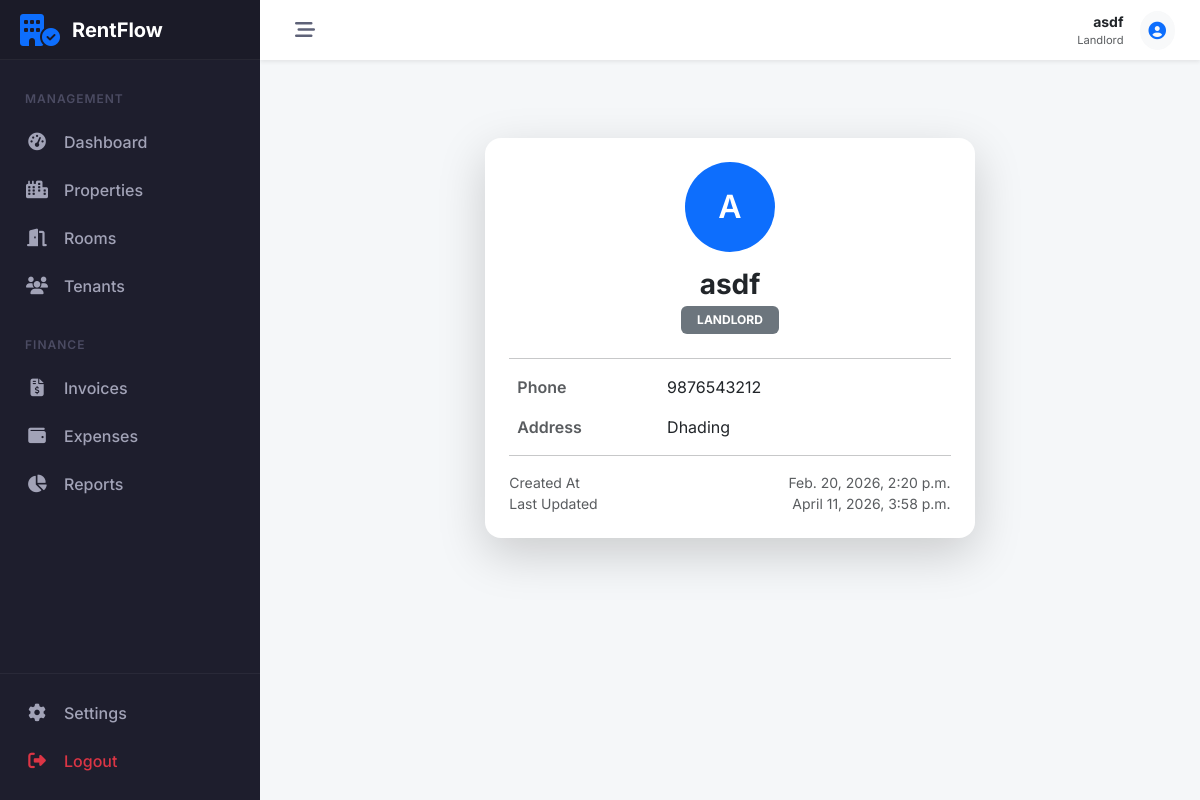
Before: /profile/2/ (signed in) with the older database file.
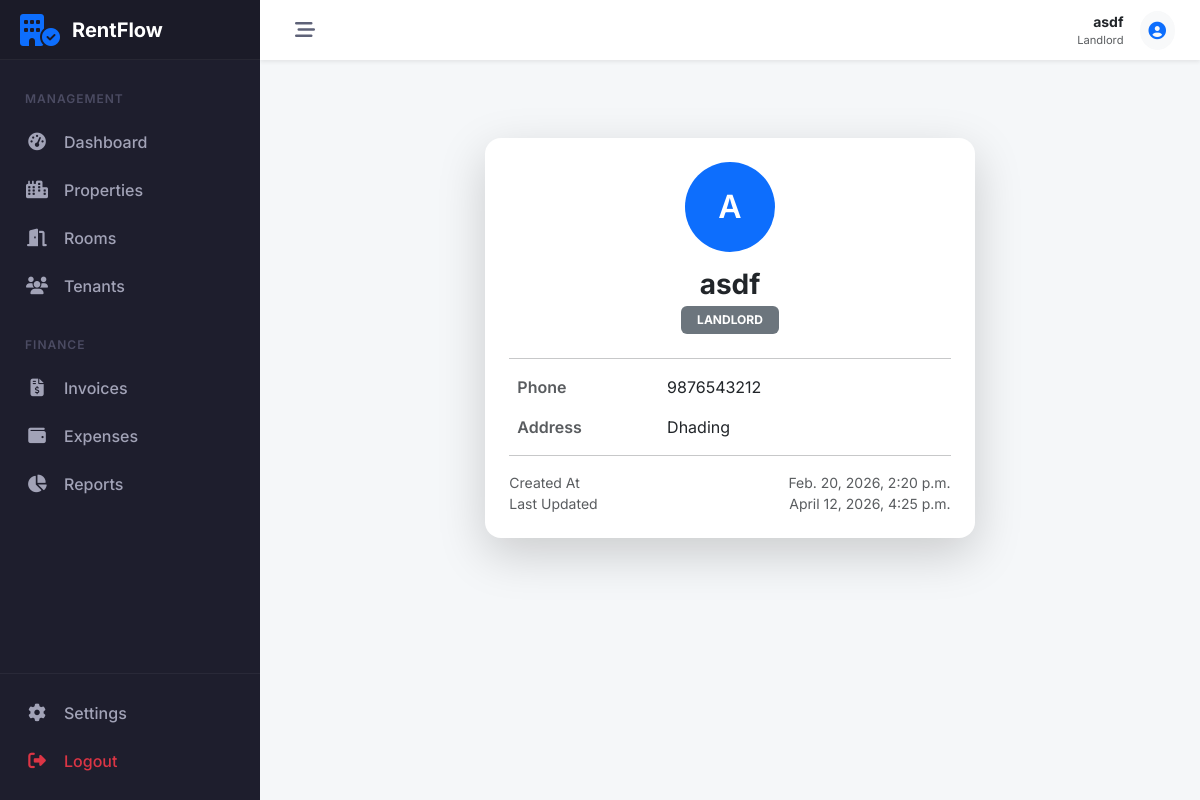
After: the same page with the newer database file.
### accounts/models.py (models this page shows, shortened)
class Profile(models.Model):
    ROLE_CHOICES = (
        ('LANDLORD', 'Landlord'),
        ('TENANT', 'Tenant'),
    )
    user = models.OneToOneField(User, on_delete=models.CASCADE, related_name='profile')
    role = models.CharField(max_length=10, choices=ROLE_CHOICES, default='TENANT', db_index=True)
    phone = models.CharField(max_length=15, blank=True)
    address = models.TextField(blank=True)
    needs_password_change = models.BooleanField(default=False)
    created_at = models.DateTimeField(auto_now_add=True)
    updated_at = models.DateTimeField(auto_now=True)

### accounts/views.py (the view)
# urls.py: path('profile/<int:profile_id>/', profile_view, name='profile_view'),
def profile_view(request, profile_id):
    profile = Profile.objects.get(id=profile_id)
    return render(request, 'accounts/profile.html', {'profile': profile})

### accounts/templates/accounts/profile.html (shortened to what this page needs)
{% extends 'core/base.html' %}
{% block content %}
<div class="container py-5">
    <div class="row justify-content-center">
        <div class="col-lg-7 col-md-9">
            <div class="card border-0 shadow-lg rounded-4">
                <div class="card-body p-4">
                    <div class="text-center mb-4">
                        <div class="rounded-circle bg-primary text-white d-flex align-items-center justify-content-center mx-auto mb-3"
                             style="width: 90px; height: 90px; font-size: 32px; font-weight: 600;">
                            {{ profile.user.username|slice:":1"|upper }}
                        </div>
                        <h3 class="mb-1 fw-bold">{{ profile.user.username }}</h3>
                        <span class="badge bg-secondary px-3 py-2">
                            {{ profile.role }}
                        </span>
                    </div>
                    <hr>
                    <div class="px-2">
                        <div class="row mb-3">
                            <div class="col-4 text-muted fw-semibold">
                                Phone
                            </div>
                            <div class="col-8">
                                {{ profile.phone|default:"Not provided" }}
                            </div>
                        </div>
                        <div class="row mb-3">
                            <div class="col-4 text-muted fw-semibold">
                                Address
                            </div>
                            <div class="col-8">
                                {{ profile.address|default:"Not provided" }}
                            </div>
                        </div>
                    </div>
                    <hr>
                    <div class="small text-muted">
                        <div class="d-flex justify-content-between">
                            <span>Created At</span>
                            <span>{{ profile.created_at }}</span>
                        </div>
                        <div class="d-flex justify-content-between">
                            <span>Last Updated</span>
                            <span>{{ profile.updated_at }}</span>
                        </div>
                    </div>
                </div>
            </div>
        </div>
    </div>
</div>
{% endblock %}

Changed rows visible on the page:
changed Profile "Dhading": updated_at "April 11, 2026, 3:58 p.m." → "April 12, 2026, 4:25 p.m."
